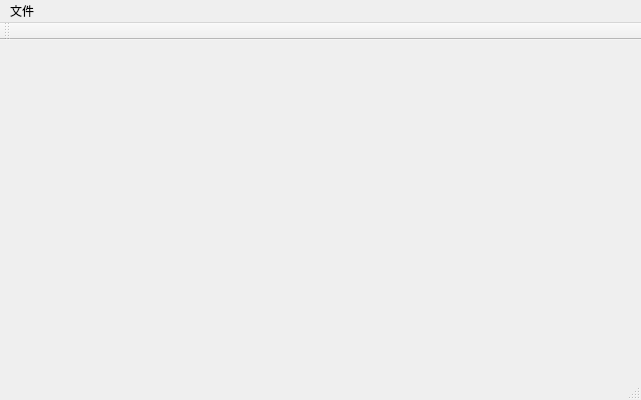
<?xml version="1.0" encoding="UTF-8"?>
<ui version="4.0">
 <class>MainWindow</class>
 <widget class="QMainWindow" name="MainWindow">
  <property name="geometry">
   <rect>
    <x>0</x>
    <y>0</y>
    <width>641</width>
    <height>400</height>
   </rect>
  </property>
  <property name="windowTitle">
   <string>MainWindow</string>
  </property>
  <widget class="QWidget" name="centralWidget"/>
  <widget class="QMenuBar" name="menuBar">
   <property name="geometry">
    <rect>
     <x>0</x>
     <y>0</y>
     <width>641</width>
     <height>23</height>
    </rect>
   </property>
   <widget class="QMenu" name="menu">
    <property name="title">
     <string>文件</string>
    </property>
   </widget>
   <addaction name="menu"/>
  </widget>
  <widget class="QToolBar" name="mainToolBar">
   <attribute name="toolBarArea">
    <enum>TopToolBarArea</enum>
   </attribute>
   <attribute name="toolBarBreak">
    <bool>false</bool>
   </attribute>
  </widget>
  <widget class="QStatusBar" name="statusBar"/>
 </widget>
 <layoutdefault spacing="6" margin="11"/>
 <resources/>
 <connections/>
</ui>
